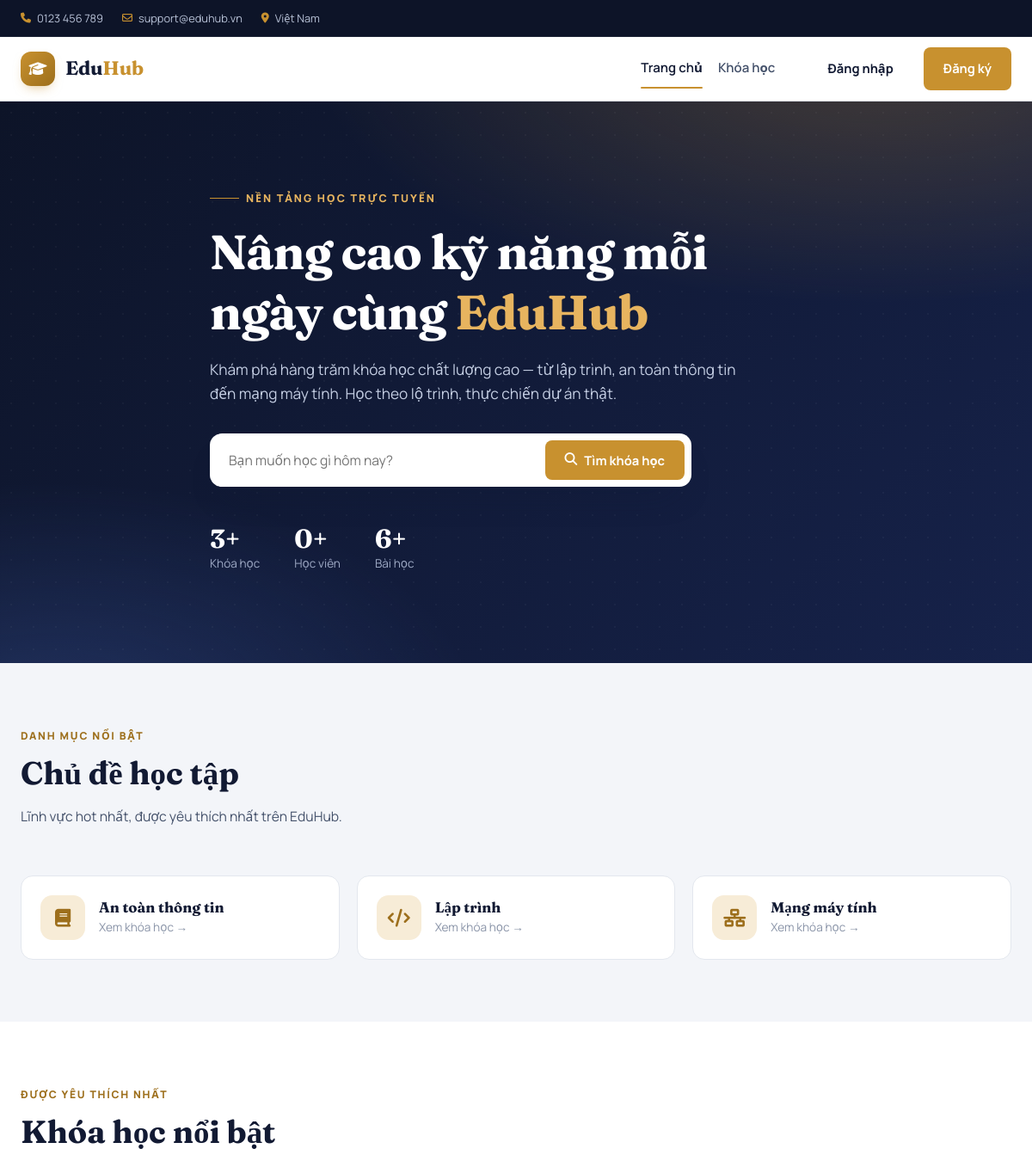
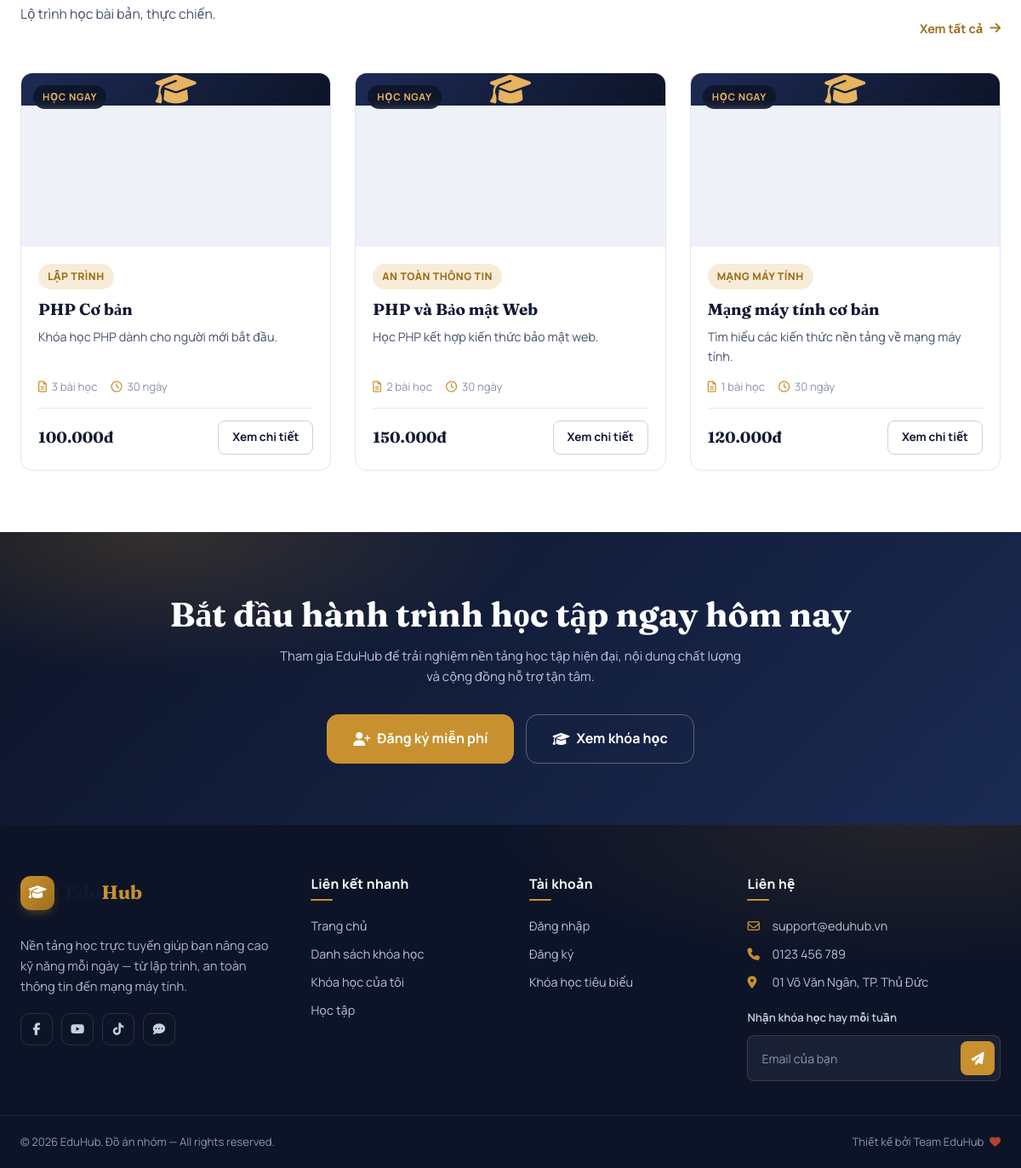
The page / on the database its author committed (2 pictures, top to bottom).
### tables this page shows
CREATE TABLE categories (
    id INT UNSIGNED AUTO_INCREMENT PRIMARY KEY,

    name VARCHAR(100) NOT NULL UNIQUE,

    slug VARCHAR(120) NOT NULL UNIQUE,

    description TEXT,

    created_at TIMESTAMP
        DEFAULT CURRENT_TIMESTAMP
);

CREATE TABLE courses (
    id INT UNSIGNED AUTO_INCREMENT PRIMARY KEY,

    category_id INT UNSIGNED DEFAULT NULL,

    title VARCHAR(255) NOT NULL,

    slug VARCHAR(255) NOT NULL UNIQUE,

    description TEXT,

    thumbnail VARCHAR(255) DEFAULT NULL,

    price DECIMAL(12,2)
        NOT NULL DEFAULT 0,

    duration_days INT
        NOT NULL DEFAULT 30,

    status ENUM(
        'draft',
        'published'
    )
    NOT NULL DEFAULT 'published',

    created_at TIMESTAMP
        DEFAULT CURRENT_TIMESTAMP,

    updated_at TIMESTAMP
        DEFAULT CURRENT_TIMESTAMP
        ON UPDATE CURRENT_TIMESTAMP,

    CONSTRAINT fk_courses_category
        FOREIGN KEY (category_id)
        REFERENCES categories(id)
        ON DELETE SET NULL
);

### includes/db.php (called while the page is built, shortened)
<?php
if (!function_exists('url')) {
    function url(string $path = ''): string
    {
        return BASE_URL . '/' . $path;
    }
}
if (!function_exists('e')) {
    function e(?string $value): string
    {
        return htmlspecialchars((string)$value, ENT_QUOTES, 'UTF-8');
    }
}
if (!function_exists('money')) {
    function money($amount): string
    {
        return number_format((float)$amount, 0, ',', '.') . 'đ';
    }
}
if (!function_exists('priceLabel')) {
    function priceLabel($amount): string
    {
        return (float)$amount <= 0 ? 'Miễn phí' : money($amount);
    }
}

### index.php (the view, shortened to what this page needs)
<?php
require_once __DIR__ . '/includes/head.php';
require_once __DIR__ . '/includes/header.php';
$featuredCats = $pdo->query("SELECT id, name, slug FROM categories ORDER BY name LIMIT 6")->fetchAll();
$featuredCourses = $pdo->query(
    "SELECT c.*, cat.name AS category_name,
            (SELECT COUNT(*) FROM lessons l WHERE l.course_id = c.id) AS lesson_count
     FROM courses c
     LEFT JOIN categories cat ON cat.id = c.category_id
     WHERE c.status = 'published'
     ORDER BY c.created_at DESC
     LIMIT 6"
)->fetchAll();
$totalCourses   = (int)$pdo->query("SELECT COUNT(*) FROM courses WHERE status='published'")->fetchColumn();
$totalStudents  = (int)$pdo->query("SELECT COUNT(*) FROM users")->fetchColumn();
$totalLessons   = (int)$pdo->query("SELECT COUNT(*) FROM lessons")->fetchColumn();
?>
<section class="hero">
    <div class="container hero-inner">
        <div class="hero-eyebrow">NỀN TẢNG HỌC TRỰC TUYẾN</div>
        <h1>Nâng cao kỹ năng mỗi ngày cùng <em>EduHub</em></h1>
        <p class="hero-lead">Khám phá hàng trăm khóa học chất lượng cao — từ lập trình, an toàn thông tin đến mạng máy tính. Học theo lộ trình, thực chiến dự án thật.</p>
        <form class="hero-search" action="<?= url('courses.php') ?>" method="get">
            <input type="text" name="q" placeholder="Bạn muốn học gì hôm nay?">
            <button type="submit" class="btn btn-accent"><i class="fa-solid fa-magnifying-glass"></i> Tìm khóa học</button>
        </form>
        <div class="hero-stats">
            <div class="hero-stat">
                <strong><?= number_format($totalCourses) ?>+</strong>
                <span>Khóa học</span>
            </div>
            <div class="hero-stat">
                <strong><?= number_format($totalStudents) ?>+</strong>
                <span>Học viên</span>
            </div>
            <div class="hero-stat">
                <strong><?= number_format($totalLessons) ?>+</strong>
                <span>Bài học</span>
            </div>
        </div>
    </div>
</section>
<?php if ($featuredCats): ?>
<section class="section">
    <div class="container">
        <div class="section-head">
            <div>
                <span class="eyebrow">Danh mục nổi bật</span>
                <h2 class="section-title">Chủ đề học tập</h2>
                <p class="section-sub">Lĩnh vực hot nhất, được yêu thích nhất trên EduHub.</p>
            </div>
        </div>
        <div class="cats-grid">
            <?php
            $catIcons = [
                'Lập trình'    => 'fa-solid fa-code',
                'An ninh mạng' => 'fa-solid fa-shield-halved',
                'Mạng máy tính'=> 'fa-solid fa-network-wired',
                'Thiết kế'     => 'fa-solid fa-palette',
                'Marketing'    => 'fa-solid fa-bullhorn',
                'Kinh doanh'   => 'fa-solid fa-chart-line',
            ];
            foreach ($featuredCats as $cat):
                $icon = $catIcons[$cat['name']] ?? 'fa-solid fa-book';
            ?>
                <a href="<?= url('courses.php?category=' . (int)$cat['id']) ?>" class="cat-card">
                    <div class="cat-icon"><i class="<?= $icon ?>"></i></div>
                    <div>
                        <h3><?= e($cat['name']) ?></h3>
                        <p>Xem khóa học →</p>
                    </div>
                </a>
            <?php endforeach; ?>
        </div>
    </div>
</section>
<?php endif; ?>
<?php if ($featuredCourses): ?>
<section class="section" style="background:var(--surface);">
    <div class="container">
        <div class="section-head">
            <div>
                <span class="eyebrow">Được yêu thích nhất</span>
                <h2 class="section-title">Khóa học nổi bật</h2>
                <p class="section-sub">Lộ trình học bài bản, thực chiến.</p>
            </div>
            <a href="<?= url('courses.php') ?>" class="section-link">Xem tất cả <i class="fa-solid fa-arrow-right"></i></a>
        </div>
        <div class="course-grid">
            <?php foreach ($featuredCourses as $c):
                $hasThumb  = trim((string)($c['thumbnail'] ?? ''));
                $thumbUrl  = $hasThumb !== '' ? url($c['thumbnail']) : '';
                $detailUrl = url('course-detail.php?id=' . (int)$c['id']);
                $free      = (float)$c['price'] <= 0;
            ?>
                <article class="course-card">
                    <a href="<?= $detailUrl ?>" class="course-media">
                        <?php if ($thumbUrl !== ''): ?>
                            <img src="<?= e($thumbUrl) ?>" alt="<?= e($c['title']) ?>" loading="lazy">
                        <?php else: ?>
                            <div class="course-media--ph"><i class="fa-solid fa-graduation-cap"></i></div>
                        <?php endif; ?>
                        <span class="course-badge"><?= $free ? 'Miễn phí' : 'Học ngay' ?></span>
                    </a>
                    <div class="course-body">
                        <span class="course-category"><?= e($c['category_name'] ?? 'Đa kỹ năng') ?></span>
                        <h3 class="course-title"><a href="<?= $detailUrl ?>"><?= e($c['title']) ?></a></h3>
                        <p class="course-desc"><?= e(mb_strimwidth((string)($c['description'] ?? ''), 0, 110, '…')) ?></p>
                        <div class="course-meta">
                            <span><i class="fa-regular fa-file-lines"></i> <?= (int)$c['lesson_count'] ?> bài học</span>
                            <span><i class="fa-regular fa-clock"></i> <?= (int)$c['duration_days'] ?> ngày</span>
                        </div>
                        <div class="course-footer">
                            <span class="course-price <?= $free ? 'free' : '' ?>"><?= priceLabel($c['price']) ?></span>
                            <a href="<?= $detailUrl ?>" class="btn btn-outline btn-sm">Xem chi tiết</a>
                        </div>
                    </div>
                </article>
            <?php endforeach; ?>
        </div>
    </div>
</section>
<?php endif; ?>
<section class="cta-band">
    <div class="container">
        <h2>Bắt đầu hành trình học tập ngay hôm nay</h2>
        <p>Tham gia EduHub để trải nghiệm nền tảng học tập hiện đại, nội dung chất lượng và cộng đồng hỗ trợ tận tâm.</p>
        <div class="cta-buttons">
            <?php if ($isLoggedIn): ?>
                <a href="<?= url('courses.php') ?>" class="btn btn-accent btn-lg"><i class="fa-solid fa-rocket"></i> Khám phá khóa học</a>
            <?php else: ?>
                <a href="<?= url('register.php') ?>" class="btn btn-accent btn-lg"><i class="fa-solid fa-user-plus"></i> Đăng ký miễn phí</a>
                <a href="<?= url('courses.php') ?>" class="btn btn-outline btn-lg" style="color:#fff;border-color:rgba(255,255,255,0.3);"><i class="fa-solid fa-graduation-cap"></i> Xem khóa học</a>
            <?php endif; ?>
        </div>
    </div>
</section>
<?php require_once __DIR__ . '/includes/footer.php'; ?>

### includes/head.php (shortened to what this page needs)
<?php
require_once __DIR__ . '/db.php';
$isLoggedIn = isset($_SESSION['user_id']);
$currentPage = basename($_SERVER['PHP_SELF'] ?? '');
?>
<!DOCTYPE html>
<html lang="vi">
<head>
    <link rel="stylesheet" href="https://cdnjs.cloudflare.com/ajax/libs/font-awesome/6.5.1/css/all.min.css">
    <link rel="stylesheet" href="<?= url('assets/css/style.css') ?>">
</head>
<body>

### includes/header.php (shortened to what this page needs)
<div class="topbar">
    <div class="container topbar-inner">
        <div class="topbar-info">
            <span><i class="fa-solid fa-phone"></i> 0123 456 789</span>
            <span><i class="fa-regular fa-envelope"></i> support@eduhub.vn</span>
            <span class="topbar-location"><i class="fa-solid fa-location-dot"></i> Việt Nam</span>
        </div>
    </div>
</div>
<header class="site-header">
    <div class="container header-inner">
        <a href="<?= url('index.php') ?>" class="logo">
            <span class="logo-mark"><i class="fa-solid fa-graduation-cap"></i></span>
            <span class="logo-text">Edu<span>Hub</span></span>
        </a>
        <nav class="main-nav" id="mainNav">
            <ul>
                <li><a href="<?= url('index.php') ?>" class="<?= $currentPage === 'index.php' ? 'active' : '' ?>">Trang chủ</a></li>
                <li><a href="<?= url('courses.php') ?>" class="<?= $currentPage === 'courses.php' ? 'active' : '' ?>">Khóa học</a></li>
            </ul>
        </nav>
        <div class="header-actions">
            <?php if ($isLoggedIn): ?>
                <div class="user-menu" id="userMenu">
                    <button type="button" class="user-trigger" aria-haspopup="true" aria-expanded="false">
                        <span class="user-avatar">
                            <?php if ($userAvatar !== ''): ?>
                                <img src="<?= e($userAvatar) ?>" alt="Avatar">
                            <?php else: ?>
                                <?= e($userInitial) ?>
                            <?php endif; ?>
                        </span>
                        <span class="user-name-text"><?= e($userName) ?></span>
                        <i class="fa-solid fa-chevron-down user-caret"></i>
                    </button>
                    <div class="user-dropdown">
                        <div class="dropdown-header">
                            <strong><?= e($userName) ?></strong>
                            <span><?= e($_SESSION['email'] ?? '') ?></span>
                        </div>
                        <a href="<?= url('user/profile.php') ?>"><i class="fa-regular fa-circle-user"></i> Hồ sơ của tôi</a>
                        <a href="<?= url('user/my-courses.php') ?>"><i class="fa-solid fa-book-open"></i> Khóa học của tôi</a>
                        <a href="<?= url('user/learning.php') ?>"><i class="fa-solid fa-graduation-cap"></i> Tiếp tục học</a>
                        <div class="dropdown-divider"></div>
                        <a href="<?= url('logout.php') ?>" class="logout-link"><i class="fa-solid fa-right-from-bracket"></i> Đăng xuất</a>
                    </div>
                </div>
            <?php else: ?>
                <a href="<?= url('login.php') ?>" class="btn btn-ghost">Đăng nhập</a>
                <a href="<?= url('register.php') ?>" class="btn btn-accent">Đăng ký</a>
            <?php endif; ?>
        </div>
    </div>
</header>
<main class="site-main">

### includes/footer.php (shortened to what this page needs)
</main>
<footer class="site-footer">
    <div class="footer-top">
        <div class="container footer-grid">
            <div class="footer-col footer-brand">
                <a href="<?= url('index.php') ?>" class="footer-logo">
                    <span class="logo-mark"><i class="fa-solid fa-graduation-cap"></i></span>
                    <span class="logo-text">Edu<span>Hub</span></span>
                </a>
                <p>Nền tảng học trực tuyến giúp bạn nâng cao kỹ năng mỗi ngày — từ lập trình, an toàn thông tin đến mạng máy tính.</p>
                <div class="footer-social">
                    <a href="#" aria-label="Facebook"><i class="fa-brands fa-facebook-f"></i></a>
                    <a href="#" aria-label="YouTube"><i class="fa-brands fa-youtube"></i></a>
                    <a href="#" aria-label="TikTok"><i class="fa-brands fa-tiktok"></i></a>
                    <a href="#" aria-label="Zalo"><i class="fa-solid fa-comment-dots"></i></a>
                </div>
            </div>
            <div class="footer-col">
                <h4>Liên kết nhanh</h4>
                <ul>
                    <li><a href="<?= url('index.php') ?>">Trang chủ</a></li>
                    <li><a href="<?= url('courses.php') ?>">Danh sách khóa học</a></li>
                    <li><a href="<?= url('user/my-courses.php') ?>">Khóa học của tôi</a></li>
                    <li><a href="<?= url('user/learning.php') ?>">Học tập</a></li>
                </ul>
            </div>
            <div class="footer-col">
                <h4>Tài khoản</h4>
                <ul>
                    <?php if ($isLoggedIn ?? false): ?>
                        <li><a href="<?= url('user/profile.php') ?>">Hồ sơ của tôi</a></li>
                        <li><a href="<?= url('logout.php') ?>">Đăng xuất</a></li>
                    <?php else: ?>
                        <li><a href="<?= url('login.php') ?>">Đăng nhập</a></li>
                        <li><a href="<?= url('register.php') ?>">Đăng ký</a></li>
                    <?php endif; ?>
                    <li><a href="<?= url('course-detail.php?id=1') ?>">Khóa học tiêu biểu</a></li>
                </ul>
            </div>
            <div class="footer-col">
                <h4>Liên hệ</h4>
                <ul class="footer-contact">
                    <li><i class="fa-regular fa-envelope"></i> support@eduhub.vn</li>
                    <li><i class="fa-solid fa-phone"></i> 0123 456 789</li>
                    <li><i class="fa-solid fa-location-dot"></i> 01 Võ Văn Ngân, TP. Thủ Đức</li>
                </ul>
                <div class="footer-newsletter">
                    <label for="newsletterEmail">Nhận khóa học hay mỗi tuần</label>
                    <form class="newsletter-form" action="" method="post" onsubmit="event.preventDefault();this.querySelector('input').value='';alert('Cảm ơn bạn đã đăng ký nhận tin!');">
                        <input type="email" id="newsletterEmail" placeholder="Email của bạn" required>
                        <button type="submit" aria-label="Đăng ký"><i class="fa-solid fa-paper-plane"></i></button>
                    </form>
                </div>
            </div>
        </div>
    </div>
    <div class="footer-bottom">
        <div class="container footer-bottom-inner">
            <p>&copy; <?= date('Y') ?> EduHub. Đồ án nhóm — All rights reserved.</p>
            <p>Thiết kế bởi Team EduHub <span class="footer-heart"><i class="fa-solid fa-heart"></i></span></p>
        </div>
    </div>
</footer>
</body>
</html>

### rows shown on the page
categories: name "An toàn thông tin"
categories: name "Lập trình"
categories: name "Mạng máy tính"
courses: shows "HỌC NGAY", category.name "LẬP TRÌNH", title "PHP Cơ bản", description "Khóa học PHP dành cho người mới bắt đầu.", lesson_count "3", duration_days "30", price "100.000đ"
courses: shows "HỌC NGAY", category.name "AN TOÀN THÔNG TIN", title "PHP và Bảo mật Web", description "Học PHP kết hợp kiến thức bảo mật web.", lesson_count "2", duration_days "30", price "150.000đ"
courses: shows "HỌC NGAY", category.name "MẠNG MÁY TÍNH", title "Mạng máy tính cơ bản", description "Tìm hiểu các kiến thức nền tảng về mạng máy tính.", lesson_count "1", duration_days "30", price "120.000đ"

### other values the page prints
$totalCourses "3"
$totalStudents "0"
$totalLessons "6"
